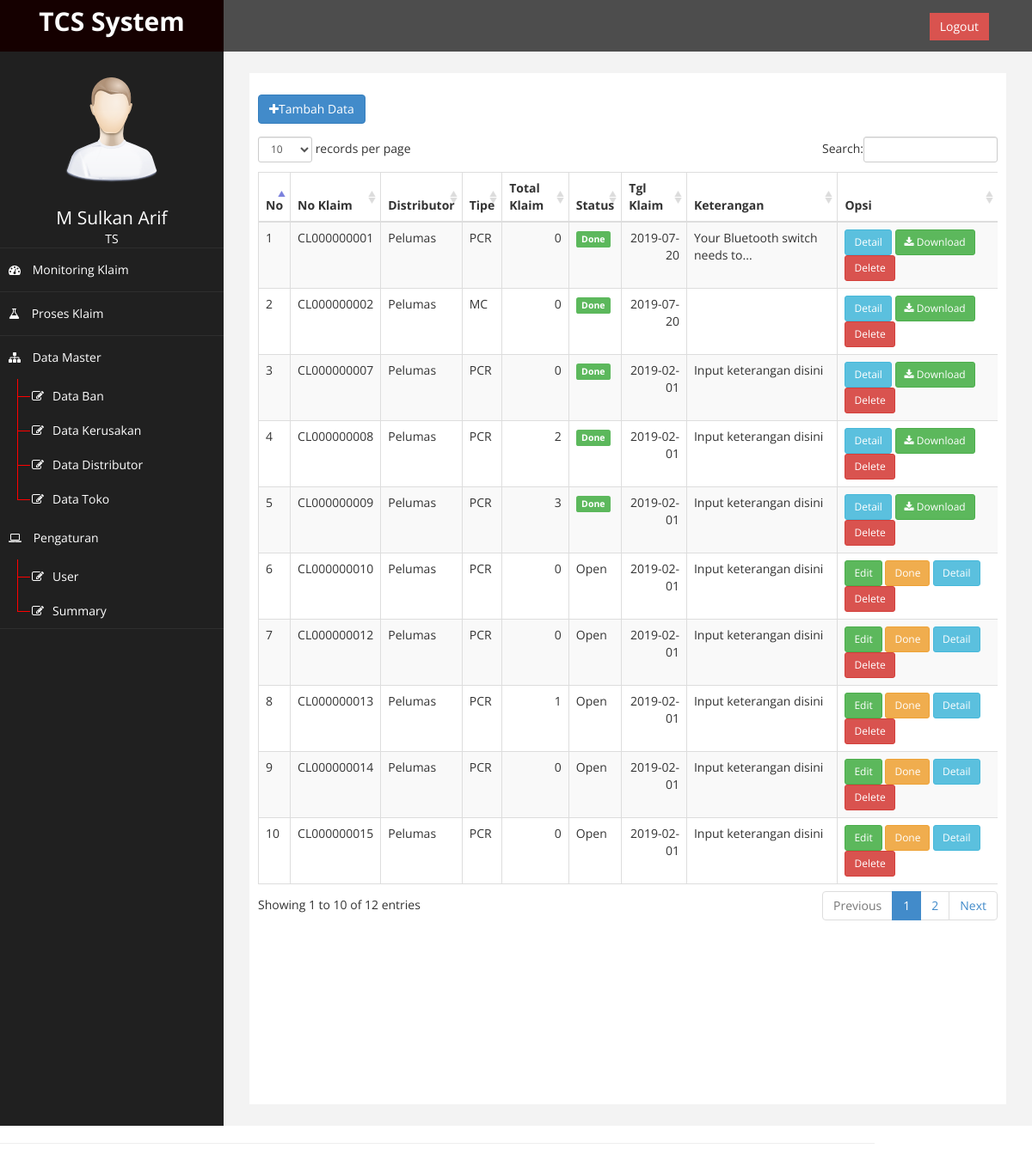
The app's page /?page=klaim (signed in) with its own data.
### tables this page shows
CREATE TABLE `db_klaim` (
  `id_klaim` int(11) NOT NULL AUTO_INCREMENT,
  `no_klaim` varchar(20) NOT NULL,
  `grup` varchar(20) NOT NULL,
  `id_distributor` int(1) NOT NULL,
  `tgl_klaim` date DEFAULT NULL,
  `keterangan` text,
  `status` enum('Open','Done') NOT NULL DEFAULT 'Open',
  `tgl_selesai` datetime DEFAULT NULL,
  PRIMARY KEY (`id_klaim`)
);

CREATE TABLE `db_distributor` (
  `id_distributor` int(200) NOT NULL AUTO_INCREMENT,
  `kode_distributor` varchar(100) NOT NULL,
  `nama_distributor` varchar(100) NOT NULL,
  `grup` enum('Internasional','Lokal') NOT NULL,
  `alamat` varchar(200) NOT NULL,
  `area` varchar(100) NOT NULL,
  `kota` varchar(100) NOT NULL,
  `telepon` int(100) NOT NULL,
  PRIMARY KEY (`id_distributor`)
);

### page/proses/proses.php (the view, shortened to what this page needs)
<?php
$klaim = [];
$sql = " SELECT k.*,d.nama_distributor, coalesce(dt.total,0) as total
    FROM db_klaim k
    INNER JOIN db_distributor d ON k.id_distributor=d.id_distributor
    LEFT JOIN (
    SELECT id_klaim, COUNT(*) AS total
    FROM db_klaim_detail
    GROUP BY id_klaim) AS dt ON k.id_klaim = dt.id_klaim ";
$query = mysqli_query($conn, $sql);
$no = 1;
while ($row = mysqli_fetch_assoc($query)) {
    $row['no'] = $no;
    $klaim[] = $row;
    $no++;
}
?>
</div>
<div class="panel-body">
    <a href="?page=klaim&aksi=tambah" class="btn btn-primary" style="margin-bottom: 15px"><i class="fa fa-plus"></i>Tambah Data</a>
    <div class="table-responsive">
        <table class="table table-striped table-bordered table-hover" id="dataTables-example">
            <thead>
                <tr>
                    <th>No</th>
                    <th>No Klaim</th>
                    <th>Distributor</th>
                    <th>Tipe</th>
                    <th>Total Klaim</th>
                    <th>Status</th>
                    <th>Tgl Klaim</th>
                    <th>Keterangan</th>
                    <th>Opsi</th>
                </tr>
            </thead>
            <tbody>
                <?php
                foreach ($klaim as $key => $v) : ?>
                    <tr>
                        <td><?= $v['no'] ?></td>
                        <td><?= $v['no_klaim'] ?></td>
                        <td><?= $v['nama_distributor'] ?></td>
                        <td><?= $v['grup'] ?></td>
                        <td class="text-right"><?= $v['total'] ?></td>
                        <td><span class="<?= $v['status'] == 'Done' ? 'label label-success' : '' ?>"><?= $v['status'] ?></span></td>
                        <td class="text-right"><?= $v['tgl_klaim'] ?></td>
                        <td data-toggle="tooltip" title="<?= $v['keterangan'] ?>"><?= strlen($v['keterangan']) >= 30 ? substr($v['keterangan'], 0, 30) . '...' : $v['keterangan'] ?></td>
                        <td>
                            <?php
                            if ($v['status'] == 'Open') : ?>
                                <a href="?page=klaim&aksi=edit&id_klaim=<?= $v['id_klaim'] ?>" class="btn btn-sm btn-success">Edit</a>
                                <?php
                                if ($_SESSION['akses'] == 'TS') : ?>
                                    <button onclick="doneProcess('<?= $v['id_klaim'] ?>')" class="btn btn-sm btn-warning">Done</button>
                                <?php endif; ?>
                            <?php endif; ?>
                            <a href="?page=klaim&aksi=detail&id_klaim=<?= $v['id_klaim'] ?>&status=<?= $v['status'] ?>" class="btn btn-sm btn-info">Detail</a>
                            <?php if ($v['status'] == 'Done') : ?>
                                <button onclick="exportResult('<?= $v['id_klaim'] ?>')" class="btn btn-sm btn-success"><i class="fa fa-download"></i> Download</button>
                                <?php endif ?>
                                <button onclick="doDelete('<?= $v['id_klaim'] ?>')" class="btn btn-sm btn-danger">Delete</button>
                        </td>
                    </tr>
                <?php endforeach; ?>
            </tbody>
        </table>
    </div>
</div>
</div>
</div>

### assets/css/custom.css (style rules this page uses)
body { font-family: 'Open Sans', sans-serif; }

### records on screen
db_klaim: id_klaim "1", no_klaim "CL000000001", id_distributor.nama_distributor "Pelumas", grup "PCR", total "0", status "Done", tgl_klaim "2019-07-20", keterangan "Your Bluetooth switch needs to"
db_klaim: id_klaim "2", no_klaim "CL000000002", id_distributor.nama_distributor "Pelumas", grup "MC", total "0", status "Done", tgl_klaim "2019-07-20"
db_klaim: id_distributor "3", no_klaim "CL000000007", id_distributor.nama_distributor "Pelumas", grup "PCR", total "0", status "Done", tgl_klaim "2019-02-01", keterangan "Input keterangan disini"
db_klaim: no "4", no_klaim "CL000000008", id_distributor.nama_distributor "Pelumas", grup "PCR", total "2", status "Done", tgl_klaim "2019-02-01", keterangan "Input keterangan disini"
db_klaim: no "5", no_klaim "CL000000009", id_distributor.nama_distributor "Pelumas", grup "PCR", total "3", status "Done", tgl_klaim "2019-02-01", keterangan "Input keterangan disini"
db_klaim: no "6", no_klaim "CL000000010", id_distributor.nama_distributor "Pelumas", grup "PCR", total "0", status "Open", tgl_klaim "2019-02-01", keterangan "Input keterangan disini"
db_klaim: no "7", no_klaim "CL000000012", id_distributor.nama_distributor "Pelumas", grup "PCR", total "0", status "Open", tgl_klaim "2019-02-01", keterangan "Input keterangan disini"
db_klaim: no "8", no_klaim "CL000000013", id_distributor.nama_distributor "Pelumas", grup "PCR", total "1", status "Open", tgl_klaim "2019-02-01", keterangan "Input keterangan disini"
db_klaim: no "9", no_klaim "CL000000014", id_distributor.nama_distributor "Pelumas", grup "PCR", total "0", status "Open", tgl_klaim "2019-02-01", keterangan "Input keterangan disini"
db_klaim: no "10", no_klaim "CL000000015", id_distributor.nama_distributor "Pelumas", grup "PCR", total "0", status "Open", tgl_klaim "2019-02-01", keterangan "Input keterangan disini"

### other values on screen
$_SESSION['nama'] "M Sulkan Arif"
$_SESSION['akses'] "TS"
